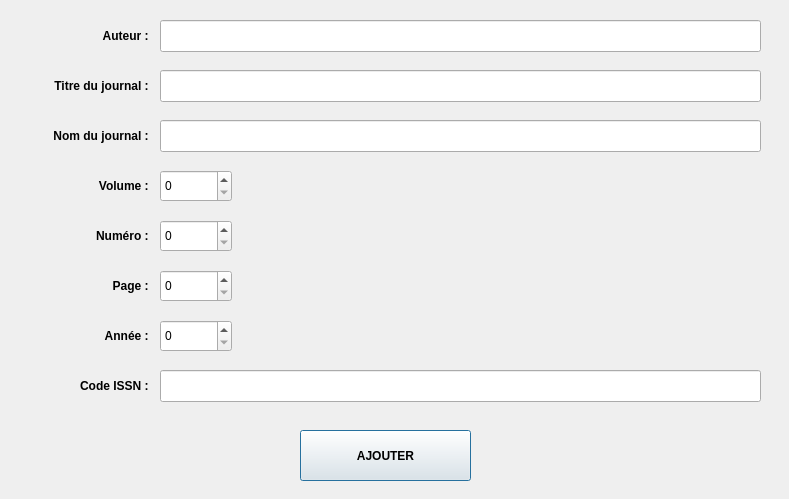
<?xml version="1.0" encoding="UTF-8"?>
<ui version="4.0">
 <class>JournalInterface</class>
 <widget class="QDialog" name="JournalInterface">
  <property name="geometry">
   <rect>
    <x>0</x>
    <y>0</y>
    <width>789</width>
    <height>499</height>
   </rect>
  </property>
  <property name="windowTitle">
   <string>JournalInterface</string>
  </property>
  <widget class="QLabel" name="lblAuteur">
   <property name="geometry">
    <rect>
     <x>20</x>
     <y>20</y>
     <width>132</width>
     <height>32</height>
    </rect>
   </property>
   <property name="font">
    <font>
     <weight>75</weight>
     <bold>true</bold>
    </font>
   </property>
   <property name="text">
    <string>Auteur : </string>
   </property>
   <property name="alignment">
    <set>Qt::AlignRight|Qt::AlignTrailing|Qt::AlignVCenter</set>
   </property>
  </widget>
  <widget class="QLineEdit" name="auteur">
   <property name="geometry">
    <rect>
     <x>160</x>
     <y>20</y>
     <width>601</width>
     <height>32</height>
    </rect>
   </property>
  </widget>
  <widget class="QLineEdit" name="titre">
   <property name="geometry">
    <rect>
     <x>160</x>
     <y>70</y>
     <width>601</width>
     <height>32</height>
    </rect>
   </property>
  </widget>
  <widget class="QLabel" name="lblTitre">
   <property name="geometry">
    <rect>
     <x>20</x>
     <y>70</y>
     <width>132</width>
     <height>32</height>
    </rect>
   </property>
   <property name="font">
    <font>
     <weight>75</weight>
     <bold>true</bold>
    </font>
   </property>
   <property name="text">
    <string>Titre du journal : </string>
   </property>
   <property name="alignment">
    <set>Qt::AlignRight|Qt::AlignTrailing|Qt::AlignVCenter</set>
   </property>
  </widget>
  <widget class="QLabel" name="lblNom">
   <property name="geometry">
    <rect>
     <x>20</x>
     <y>120</y>
     <width>132</width>
     <height>32</height>
    </rect>
   </property>
   <property name="font">
    <font>
     <weight>75</weight>
     <bold>true</bold>
    </font>
   </property>
   <property name="text">
    <string>Nom du journal : </string>
   </property>
   <property name="alignment">
    <set>Qt::AlignRight|Qt::AlignTrailing|Qt::AlignVCenter</set>
   </property>
  </widget>
  <widget class="QLineEdit" name="nom">
   <property name="geometry">
    <rect>
     <x>160</x>
     <y>120</y>
     <width>601</width>
     <height>32</height>
    </rect>
   </property>
  </widget>
  <widget class="QLabel" name="lblVolume">
   <property name="geometry">
    <rect>
     <x>20</x>
     <y>170</y>
     <width>132</width>
     <height>32</height>
    </rect>
   </property>
   <property name="font">
    <font>
     <weight>75</weight>
     <bold>true</bold>
    </font>
   </property>
   <property name="text">
    <string>Volume : </string>
   </property>
   <property name="alignment">
    <set>Qt::AlignRight|Qt::AlignTrailing|Qt::AlignVCenter</set>
   </property>
  </widget>
  <widget class="QSpinBox" name="volume">
   <property name="geometry">
    <rect>
     <x>160</x>
     <y>170</y>
     <width>72</width>
     <height>32</height>
    </rect>
   </property>
   <property name="maximum">
    <number>999999</number>
   </property>
  </widget>
  <widget class="QLabel" name="lblNumero">
   <property name="geometry">
    <rect>
     <x>20</x>
     <y>220</y>
     <width>132</width>
     <height>32</height>
    </rect>
   </property>
   <property name="font">
    <font>
     <weight>75</weight>
     <bold>true</bold>
    </font>
   </property>
   <property name="text">
    <string>Numéro : </string>
   </property>
   <property name="alignment">
    <set>Qt::AlignRight|Qt::AlignTrailing|Qt::AlignVCenter</set>
   </property>
  </widget>
  <widget class="QSpinBox" name="numero">
   <property name="geometry">
    <rect>
     <x>160</x>
     <y>220</y>
     <width>72</width>
     <height>32</height>
    </rect>
   </property>
   <property name="maximum">
    <number>999999</number>
   </property>
  </widget>
  <widget class="QLabel" name="lblPage">
   <property name="geometry">
    <rect>
     <x>20</x>
     <y>270</y>
     <width>132</width>
     <height>32</height>
    </rect>
   </property>
   <property name="font">
    <font>
     <weight>75</weight>
     <bold>true</bold>
    </font>
   </property>
   <property name="text">
    <string>Page : </string>
   </property>
   <property name="alignment">
    <set>Qt::AlignRight|Qt::AlignTrailing|Qt::AlignVCenter</set>
   </property>
  </widget>
  <widget class="QSpinBox" name="page">
   <property name="geometry">
    <rect>
     <x>160</x>
     <y>270</y>
     <width>72</width>
     <height>32</height>
    </rect>
   </property>
   <property name="maximum">
    <number>999999</number>
   </property>
  </widget>
  <widget class="QLabel" name="lblCodeISSN">
   <property name="geometry">
    <rect>
     <x>20</x>
     <y>370</y>
     <width>132</width>
     <height>32</height>
    </rect>
   </property>
   <property name="font">
    <font>
     <weight>75</weight>
     <bold>true</bold>
    </font>
   </property>
   <property name="text">
    <string>Code ISSN : </string>
   </property>
   <property name="alignment">
    <set>Qt::AlignRight|Qt::AlignTrailing|Qt::AlignVCenter</set>
   </property>
  </widget>
  <widget class="QLineEdit" name="codeISSN">
   <property name="geometry">
    <rect>
     <x>160</x>
     <y>370</y>
     <width>601</width>
     <height>32</height>
    </rect>
   </property>
  </widget>
  <widget class="QPushButton" name="ajouterJournal">
   <property name="geometry">
    <rect>
     <x>300</x>
     <y>430</y>
     <width>171</width>
     <height>51</height>
    </rect>
   </property>
   <property name="font">
    <font>
     <weight>75</weight>
     <bold>true</bold>
    </font>
   </property>
   <property name="text">
    <string>AJOUTER</string>
   </property>
  </widget>
  <widget class="QLabel" name="lblAnnee">
   <property name="geometry">
    <rect>
     <x>20</x>
     <y>320</y>
     <width>132</width>
     <height>32</height>
    </rect>
   </property>
   <property name="font">
    <font>
     <weight>75</weight>
     <bold>true</bold>
    </font>
   </property>
   <property name="text">
    <string>Année : </string>
   </property>
   <property name="alignment">
    <set>Qt::AlignRight|Qt::AlignTrailing|Qt::AlignVCenter</set>
   </property>
  </widget>
  <widget class="QSpinBox" name="annee">
   <property name="geometry">
    <rect>
     <x>160</x>
     <y>320</y>
     <width>72</width>
     <height>32</height>
    </rect>
   </property>
   <property name="maximum">
    <number>9999</number>
   </property>
  </widget>
 </widget>
 <tabstops>
  <tabstop>auteur</tabstop>
  <tabstop>titre</tabstop>
  <tabstop>nom</tabstop>
  <tabstop>volume</tabstop>
  <tabstop>numero</tabstop>
  <tabstop>page</tabstop>
  <tabstop>annee</tabstop>
  <tabstop>codeISSN</tabstop>
  <tabstop>ajouterJournal</tabstop>
 </tabstops>
 <resources/>
 <connections>
  <connection>
   <sender>ajouterJournal</sender>
   <signal>clicked()</signal>
   <receiver>JournalInterface</receiver>
   <slot>validerEnregistrement()</slot>
   <hints>
    <hint type="sourcelabel">
     <x>385</x>
     <y>425</y>
    </hint>
    <hint type="destinationlabel">
     <x>394</x>
     <y>239</y>
    </hint>
   </hints>
  </connection>
 </connections>
 <slots>
  <slot>validerEnregistrement()</slot>
 </slots>
</ui>
